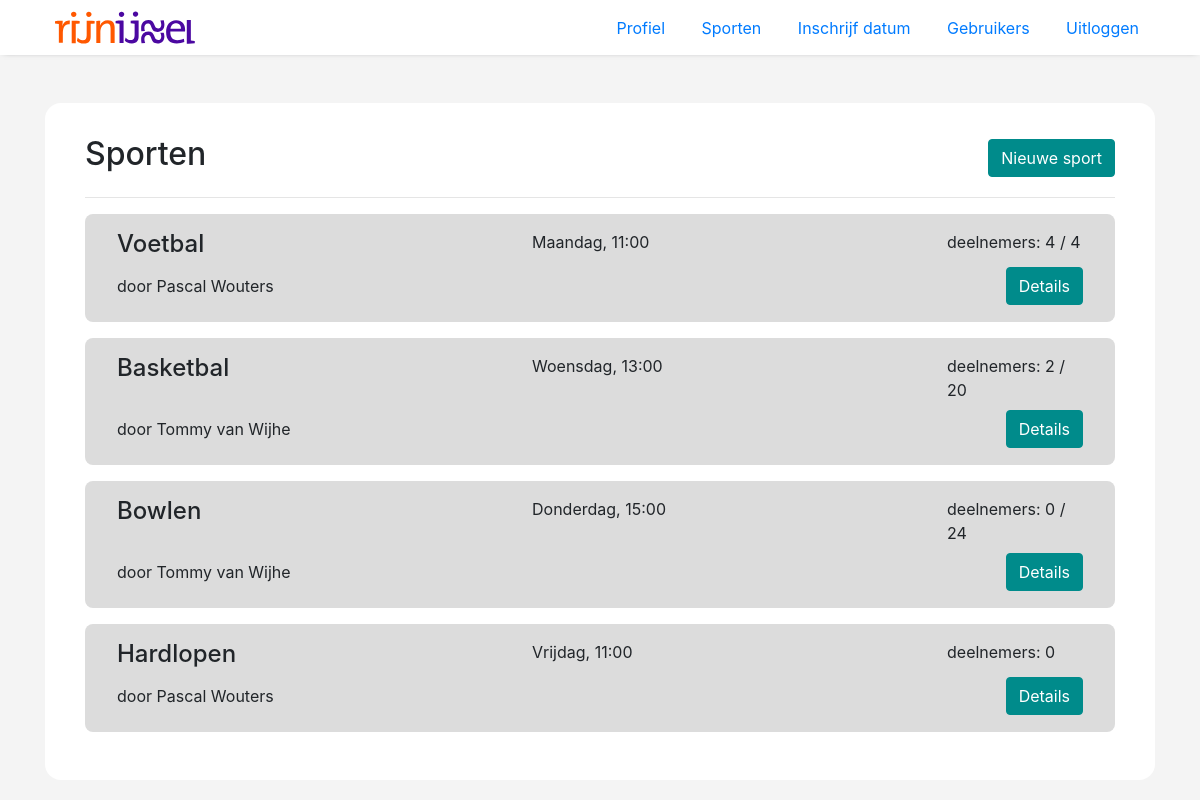
Screenshot of /index.php?page=sports (signed in) with the database file from the repository.
### tables this page shows
CREATE TABLE `sports` (
  `sport_id` int(11) NOT NULL,
  `teacher_id` int(11) NOT NULL,
  `datetime_id` int(11) NOT NULL,
  `name` varchar(50) NOT NULL,
  `description` varchar(400) DEFAULT NULL,
  `maximum` int(11) DEFAULT NULL
);

CREATE TABLE `datetime` (
  `datetime_id` int(11) NOT NULL,
  `weekday` varchar(10) NOT NULL,
  `time` varchar(10) NOT NULL
);

CREATE TABLE `teachers` (
  `teacher_id` int(11) NOT NULL,
  `login_id` int(11) NOT NULL,
  `firstname` varchar(50) NOT NULL,
  `middlename` varchar(20) NOT NULL,
  `lastname` varchar(50) NOT NULL
);

### templates/pages/sports.inc.php (the view, shortened to what this page needs)
<?php
$sql = 'SELECT sport_id, name, firstname, middlename, lastname, weekday, time, description, maximum FROM sports
INNER JOIN teachers as t ON sports.teacher_id=t.teacher_id
INNER JOIN datetime as d ON sports.datetime_id=d.datetime_id';
$sports = $PDO->prepare($sql);
$sports->execute();
include 'templates/partials/header.inc.php';
?>
<div class="page sports-page">
    <div class="container">
        <div class="content">
            <div class="title-btn">
                <h2>Sporten</h2>
                <?php
                if($_SESSION['role'] == 'teacher'): ?>
                    <div class="btn-group">
                        <a class="btn btn-style" href="index.php?page=new_sport">Nieuwe sport</a>
                    </div>
                <?php
                endif; ?>
            </div>
            <hr>
            <ul class="card-list" id="sports-list">
                <?php
                while($data = $sports->fetch(PDO::FETCH_ASSOC)):
                    $sport_id = $data['sport_id'];
                    $lastname = !empty($data['middlename']) ? $data['middlename']." ".$data['lastname'] : $data['lastname'];
                    $sql1 = 'SELECT * FROM sport_students WHERE sport_id = :sport_id';
                    $members = $PDO->prepare($sql1);
                    $members->execute([':sport_id' => $sport_id]);
                    $count = $members->rowCount();
                    ?>
                    <li class="sports-card">
                        <div class="row">
                            <div class="col-2">
                                <h4 class="sport-title"><?= $data['name'] ?></h4>
                            </div>
                            <div class="offset-3 col-2">
                                <p><?= $data['weekday'].", ".$data['time'] ?></p>
                            </div>
                            <div class="offset-3 col-2">
                                    <p>deelnemers: <?= $count ?> <?= $data['maximum'] ? "/ ".$data['maximum'] : false; ?></p>
                            </div>
                        </div>
                        <div class="row">
                            <div class="col-12 group">
                                <p>door <?= $data['firstname']." ".$lastname ?></p>
                                <form class="form" method="POST" action='index.php?page=sport_detail&sport_id=<?= $data['sport_id'] ?>'>
                                    <div class="btn-group">
                                        <button class="btn btn-style" type='submit'>Details</button>
                                    </div>
                                </form>
                            </div>
                        </div>
                    </li>
                <?php
                endwhile; ?>
            </ul>
        </div>
    </div>
</div>

### templates/partials/header.inc.php (shortened to what this page needs)
<!doctype html>
<html lang="nl">
    <head>
        <link rel="stylesheet" href="https://maxcdn.bootstrapcdn.com/bootstrap/4.4.1/css/bootstrap.min.css">
        <link rel="stylesheet" href="https://cdnjs.cloudflare.com/ajax/libs/font-awesome/4.7.0/css/font-awesome.min.css">
        <link rel="stylesheet" href="assets/css/style.css" type="text/css">
    </head>
    <body>
    <?php include 'templates/partials/nav_test.inc.php'; ?>

### templates/partials/nav_test.inc.php (shortened to what this page needs)
<?php
$role = !empty($_SESSION['role']) ? $_SESSION['role'] : false;
if($role):
    switch($role):
        case 'teacher':
            $menu_tabs = [
                ['profile','Profiel'],
                ['sports','Sporten'],
                ['voting_date','Inschrijf datum'],
                ['users','Gebruikers'],
                ['logout','Uitloggen']
            ];
            break;
    endswitch;
endif;
?>
<nav class="site-nav">
    <div class="container">
        <a class="logo site-logo" href="index.php">
        </a>
        <div class="menu">
            <ul class="nav-list">
                <?php
                if(isset($menu_tabs)):
                    foreach($menu_tabs as $menu_tab):
                    ?>
                        <li class="nav-item">
                            <a href="index.php?page=<?= $menu_tab[0] ?>"><?= $menu_tab[1] ?></a>
                        </li>
                    <?php
                    endforeach;
                endif;
                ?>
            </ul>
        </div>
    </div>
</nav>

### index.php (shortened to what this page needs)
<?php
$page = isset($_GET['page']) ? $_GET['page'] : 'login';
include 'templates/pages/'.$page.'.inc.php';
?>
    </body>
</html>

### assets/css/style.css (style rules this page uses)
body { height: 100vh; margin: 0; background-color: #f4f4f4; }
body .page { margin-top: 3rem; }
body .page .content { border-radius: 1rem; padding: 2rem 2.5rem; background-color: #fff; }
.site-nav { background-color: #fff; box-shadow: 0px 0px 6px -4px; }
.site-nav .container { display: flex; justify-content: space-between; align-items: center; }
.site-nav .container .logo { padding: 10px; }
.site-nav .container .menu .nav-list { margin: 0; padding: 0; overflow: hidden; list-style-type: none; }
.site-nav .container .menu .nav-list li { display: inline-block; }
.site-nav .container .menu .nav-list li a { display: block; padding: 14px 16px; }
.btn-group { display: flex; align-items: center; justify-content: space-between; }
.btn-group .btn-style { max-width: -moz-max-content; max-width: max-content; color: #fff; background-color: #008B8B; border-color: #008B8B; border-radius: 0.25rem; }
.title-btn { display: flex; justify-content: space-between; }
.card-list { list-style: none; padding: 0; }
.card-list .sports-card { padding: 1rem 2rem; margin-bottom: 1rem; background-color: #dcdcdc; border-radius: 0.5rem; }
.card-list .sports-card .group { display: flex; align-items: baseline; justify-content: space-between; }
.card-list .sports-card p { margin-bottom: 0.5rem; }

### rows the page displays
sports: name "Voetbal", datetime.weekday "Maandag", datetime.time "11:00", count "4", maximum "4", teacher.firstname "Pascal", teacher.lastname "Wouters"
sports: name "Basketbal", datetime.weekday "Woensdag", datetime.time "13:00", count "2", maximum "20", teacher.firstname "Tommy", teacher.lastname "van Wijhe"
sports: name "Bowlen", datetime.weekday "Donderdag", datetime.time "15:00", count "0", maximum "24", teacher.firstname "Tommy", teacher.lastname "van Wijhe"
sports: name "Hardlopen", datetime.weekday "Vrijdag", datetime.time "11:00", count "0", teacher.firstname "Pascal", teacher.lastname "Wouters"

### other values shown
$menu_tab[1] "Profiel"
$menu_tab[1] "Sporten"
$menu_tab[1] "Inschrijf datum"
$menu_tab[1] "Gebruikers"
$menu_tab[1] "Uitloggen"
